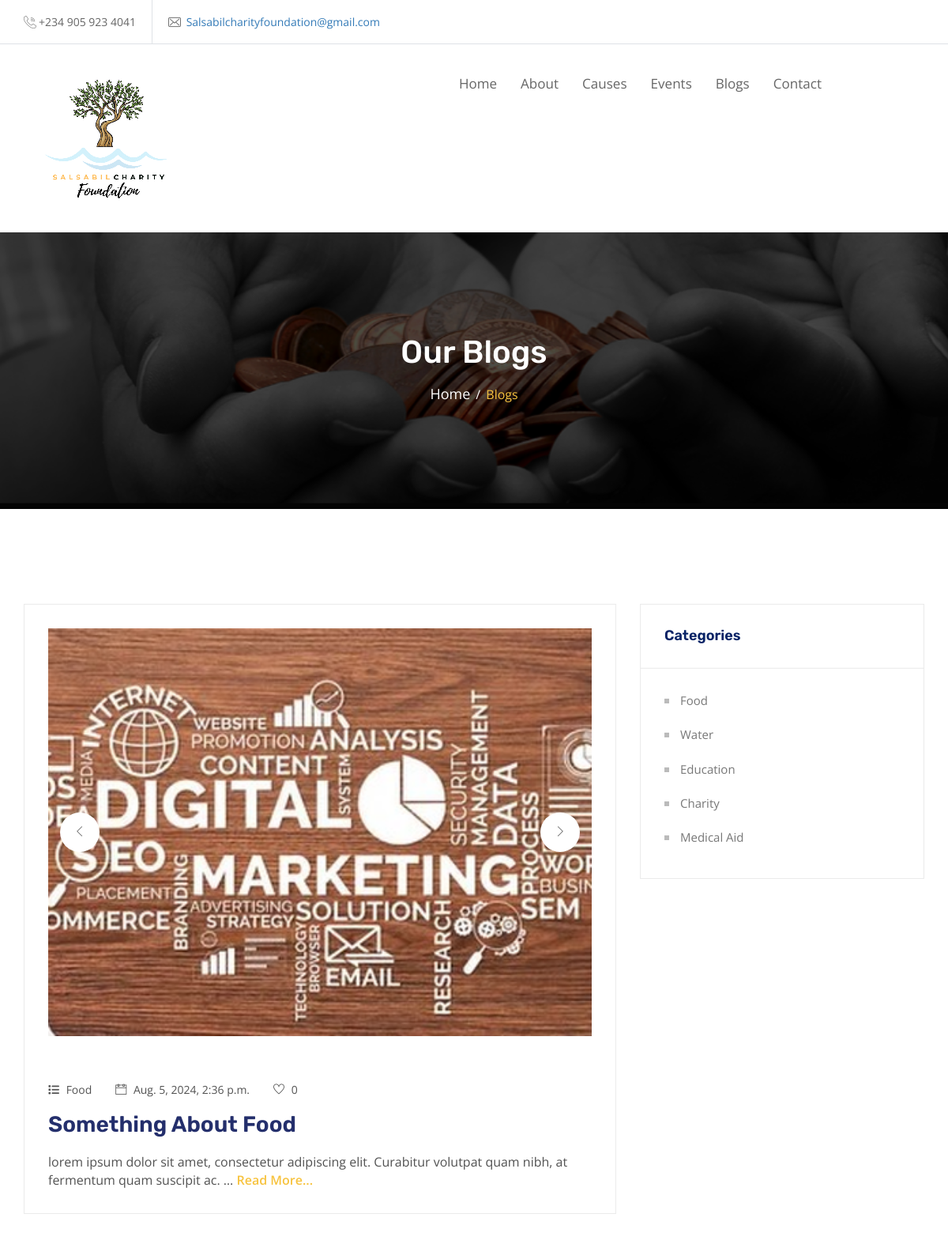
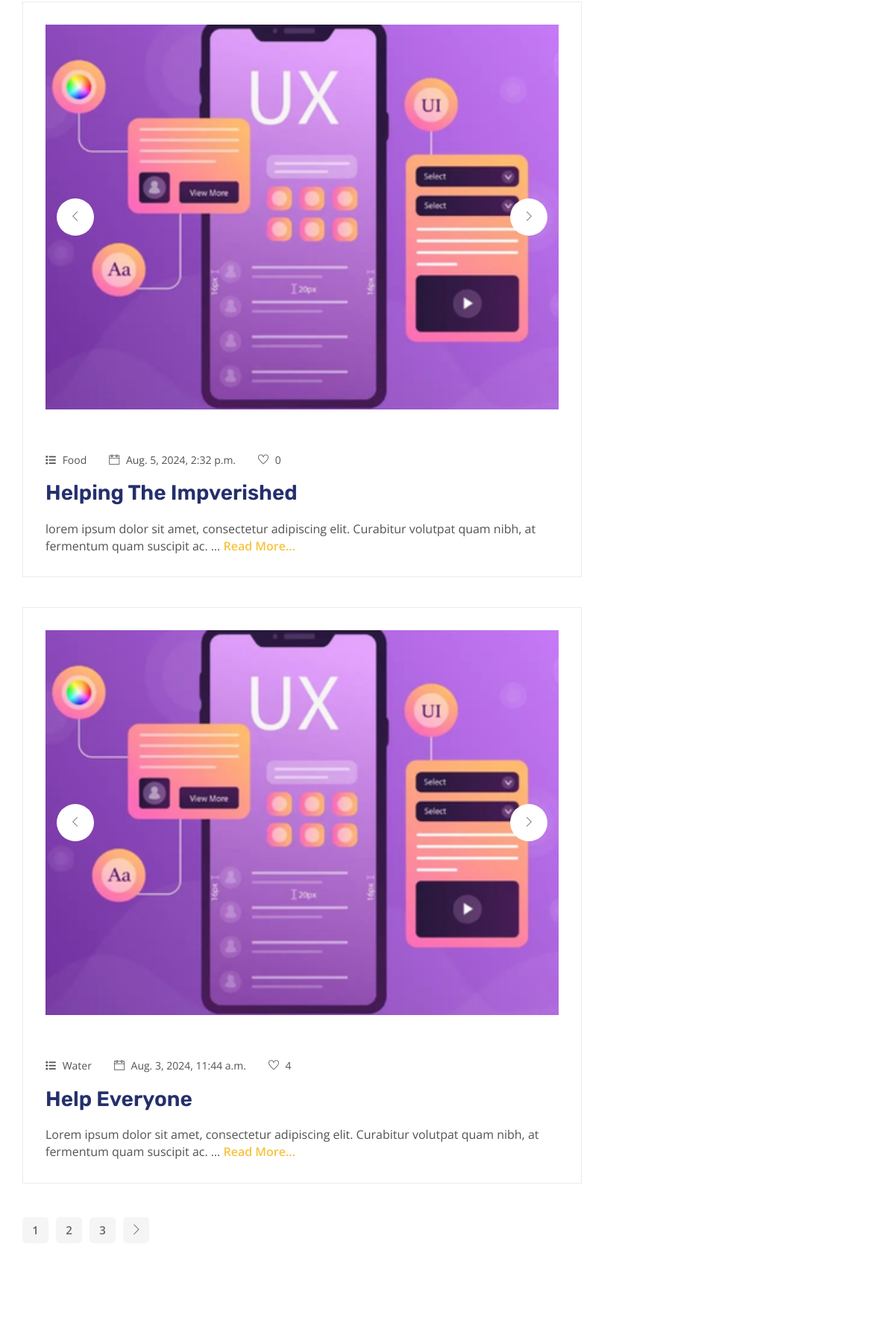
The app's page /blogs/ (upper part) with its own data (2 pictures, top to bottom).
### charity/models.py (models this page shows, shortened)
class Blog(models.Model):
    food = 'Food'
    water = 'Water'
    education = 'Education'
    charity = 'Charity'
    medical_aid = 'Medical Aid'
    category_choices = [
        (food , 'Food'), (water ,'Water'), (education, 'Education'), (charity, 'Charity'), (medical_aid, 'Medical Aid')
    ]
    slug = models.SlugField(max_length=150, blank=True, null=True)
    title = models.CharField(max_length=70)
    message = models.TextField()
    image_1 = ResizedImageField(size=[400, 300], quality=100, crop=['middle', 'center'], upload_to='blogs')
    image_2 = ResizedImageField(size=[400, 300], quality=100, crop=['middle', 'center'], upload_to='blogs', blank=True, null=True)
    image_3 = ResizedImageField(size=[400, 300], quality=100, crop=['middle', 'center'], upload_to='blogs', blank=True, null=True)
    date_posted = models.DateTimeField(auto_now_add=True)
    likes = models.PositiveIntegerField(default=0)
    category = models.CharField(max_length=50, choices=category_choices)

### charity/views.py (the view)
# urls.py: path('blogs/', views.blogs, name="blogs"),
def blogs(request):
    category = request.GET.get('category')
    blogss = None
    blogs = None
    if category:
        blog_list = Blog.objects.filter(category=category)
        p = Paginator(blog_list, 3)
        page = request.GET.get('page')
        blogss = p.get_page(page)
    else:
        blog_list = Blog.objects.all().order_by('-id')
        p = Paginator(blog_list, 3)
        page = request.GET.get('page')
        blogs = p.get_page(page)
    blog = Blog.objects.all().order_by('-id')[:5]
    context = {'blogs': blogss or blogs, 'blog': blog, 'blog_list': blog_list, 'selected_category': category}
    return render(request, "blogs.html", context)

### templates/blogs.html (shortened to what this page needs)
{% extends "base.html" %}
{% block content %}
{% include "header.html" %}
        <div class="wpo-breadcumb-area">
            <div class="container">
                <div class="row">
                    <div class="col-12">
                        <div class="wpo-breadcumb-wrap">
                            <h2>Our Blogs</h2>
                            <ul>
                                <li><a href="{% url 'home' %}">Home</a></li>
                                <li><span>Blogs</span></li>
                            </ul>
                        </div>
                    </div>
                </div>
            </div>
        </div>
        <section class="wpo-blog-pg-section section-padding">
            <div class="container">
                <div class="row">
                    <div class="col col-md-8">
                        <div class="wpo-wpo-blog-content">
                            {% for blog in blogs %}
                            <div class="post format-gallery">
                                <div class="entry-media post-slider">
                                    {% if blog.image_1 %}
                                    <a href="{% url 'blog' blog.slug %}"><img src="{{blog.image_1.url}}" alt></a>
                                    {% endif %}
                                </div>
                                <ul class="entry-meta"><br>
                                    <li><a href="#"><i class="fa-solid fa-list"></i> {{blog.category}}</a></li>
                                    <li><a href="#"><i class="ti-calendar"></i> {{blog.date_posted}}</a></li>
                                    <li>
                                        <a href="#" class="like-button" data-id="{{ blog.id }}" data-url="{% url 'like_blog' blog.id %}">
                                            <i class="ti-heart"></i> <span class="like-count">{{ blog.likes }}</span>
                                        </a>
                                    </li>
                                </ul>
                                <h3><a href="{% url 'blog' blog.slug %}">{{blog.title|title}}</a></h3>
                                {{blog.message|truncatewords:17}}
                                <a href="{% url 'blog' blog.slug %}" class="read-more">Read More...</a>
                            </div>
                            {% endfor %}
                            <div class="pagination-wrapper pagination-wrapper-left">
                                <ul class="pg-pagination">
                                    {% for page in blogs.paginator.page_range %}
                                    <li class="page-item"><a class="page-link" href="?page={{ page }}{% if selected_category %}&category={{ selected_category }}{% endif %}">{{ page }}</a></li>
                                    {% endfor %}
                                    {% if blogs.has_next %}
                                    <li>
                                        <a href="?page={{ blogs.next_page_number }}{% if selected_category %}&category={{ selected_category }}{% endif %}" aria-label="Next">
                                            <i class="fi ti-angle-right"></i>
                                        </a>
                                    </li>
                                    {% endif %}
                                </ul>
                            </div>
                        </div>
                    </div>
                    <div class="col col-md-4">
                        <div class="wpo-blog-sidebar">
                            <div class="widget category-widget">
                                <h3>Categories</h3>
                                <ul>
                                    <li><a href="{% url 'blogs' %}?category=Food" class="{% if selected_category == 'Food' %}active{% endif %}">Food</a></li>
                                    <li><a href="{% url 'blogs' %}?category=Water" class="{% if selected_category == 'Water' %}active{% endif %}">Water</a></li>
                                    <li><a href="{% url 'blogs' %}?category=Education" class="{% if selected_category == 'Education' %}active{% endif %}">Education</a></li>
                                    <li><a href="{% url 'blogs' %}?category=Charity" class="{% if selected_category == 'Charity' %}active{% endif %}">Charity</a></li>
                                    <li><a href="{% url 'blogs' %}?category=Medical Aid" class="{% if selected_category == 'Medical Aid' %}active{% endif %}">Medical Aid</a></li>
                                </ul>
                            </div>
                        </div>
                    </div>
                </div>
            </div>
        </section>
{% endblock content %}

### records on screen
Blog: image_1 (picture), category "Food", date_posted "Aug. 5, 2024, 2:36 p.m.", likes "0", title "Something About Food", message "lorem ipsum dolor sit amet, consectetur adipiscing elit. Curabitur volutpat quam nibh, at fermentum quam suscipit ac. …"
Blog: image_1 (picture), category "Food", date_posted "Aug. 5, 2024, 2:32 p.m.", likes "0", title "Helping The Impverished", message "lorem ipsum dolor sit amet, consectetur adipiscing elit. Curabitur volutpat quam nibh, at fermentum quam suscipit ac. …"
Blog: image_1 (picture), category "Water", date_posted "Aug. 3, 2024, 11:44 a.m.", likes "4", title "Help Everyone", message "Lorem ipsum dolor sit amet, consectetur adipiscing elit. Curabitur volutpat quam nibh, at fermentum quam suscipit ac. …"

### other values on screen
{{ page }} "1" "2" "3"
